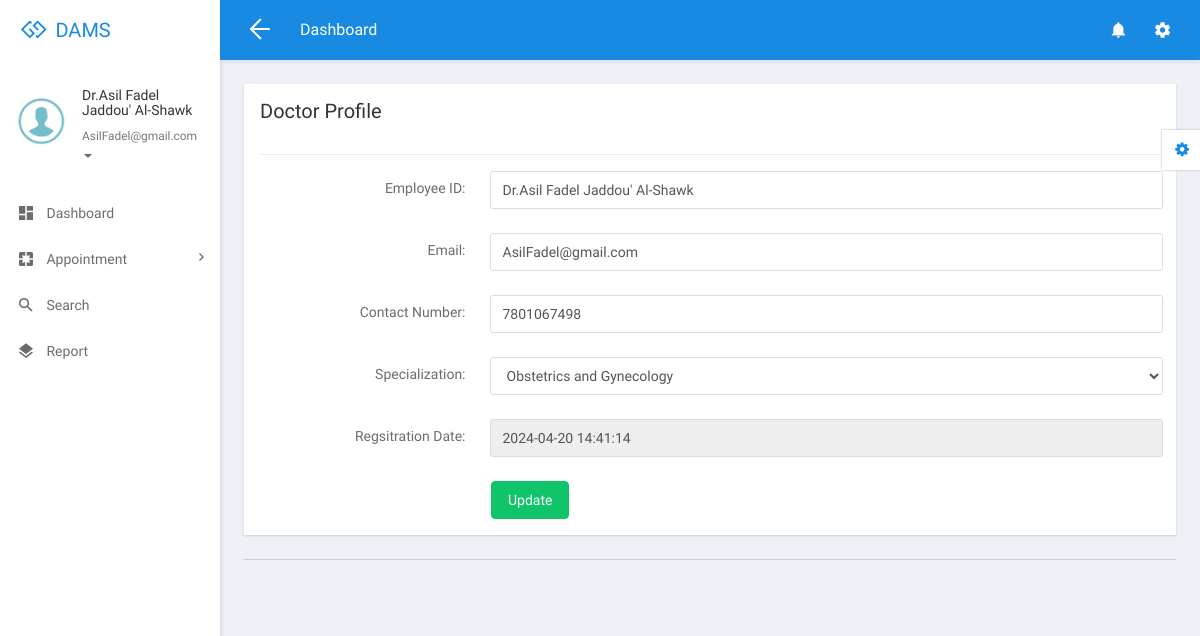
The page /dams/doctor/profile.php (signed in) on the database as committed earlier.
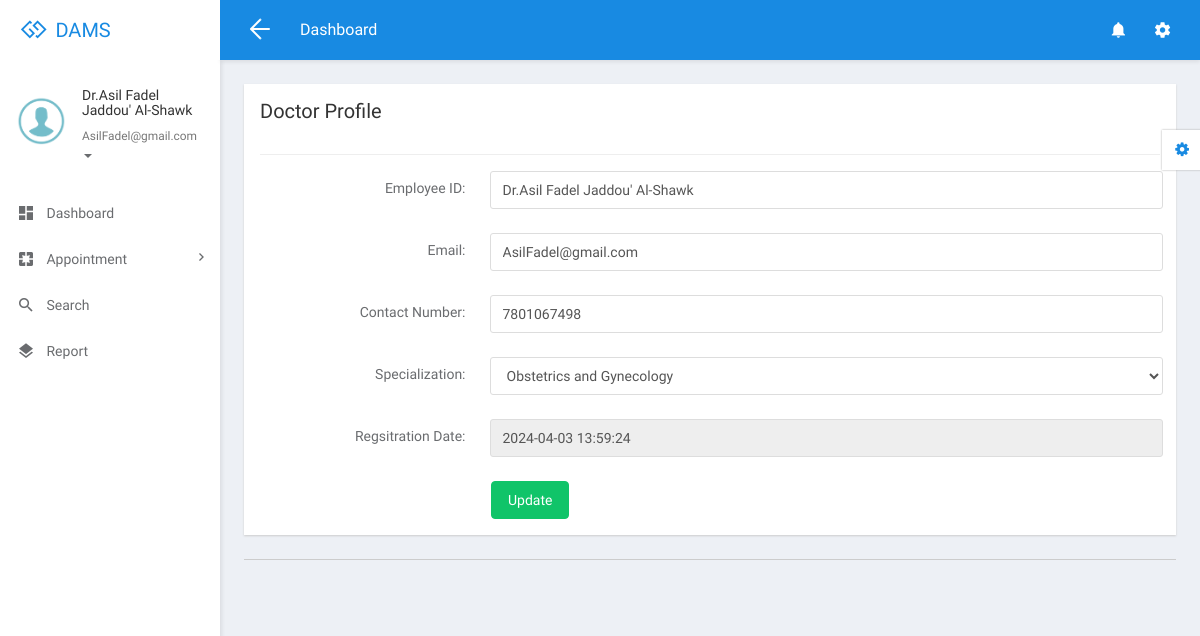
The same page on the database as committed later.
### tables this page shows
CREATE TABLE `tbldoctor` (
  `ID` int(5) NOT NULL,
  `FullName` varchar(250) DEFAULT NULL,
  `MobileNumber` bigint(10) DEFAULT NULL,
  `Email` varchar(250) DEFAULT NULL,
  `Specialization` varchar(250) DEFAULT NULL,
  `Password` varchar(259) DEFAULT NULL,
  `CreationDate` timestamp NULL DEFAULT current_timestamp()
);

CREATE TABLE `tblspecialization` (
  `ID` int(5) NOT NULL,
  `Specialization` varchar(250) DEFAULT NULL,
  `CreationDate` timestamp NULL DEFAULT current_timestamp()
);

### dams/doctor/profile.php (the view, shortened to what the changed rows need)
<?php
if (strlen($_SESSION['damsid']==0)) {
  header('location:logout.php');
  } else{
  ?>
<!DOCTYPE html>
<html lang="en">
<head>
  <link rel="stylesheet" href="libs/bower/font-awesome/css/font-awesome.min.css">
  <link rel="stylesheet" href="libs/bower/material-design-iconic-font/dist/css/material-design-iconic-font.css">
  <link rel="stylesheet" href="libs/bower/animate.css/animate.min.css">
  <link rel="stylesheet" href="libs/bower/fullcalendar/dist/fullcalendar.min.css">
  <link rel="stylesheet" href="libs/bower/perfect-scrollbar/css/perfect-scrollbar.css">
  <link rel="stylesheet" href="assets/css/bootstrap.css">
  <link rel="stylesheet" href="assets/css/core.css">
  <link rel="stylesheet" href="assets/css/app.css">
</head>
<body class="menubar-left menubar-unfold menubar-light theme-primary">
<?php include_once('includes/header.php');?>
<?php include_once('includes/sidebar.php');?>
<main id="app-main" class="app-main">
  <div class="wrap">
  <section class="app-content">
    <div class="row">
      <div class="col-md-12">
        <div class="widget">
          <header class="widget-header">
            <h3 class="widget-title">Doctor Profile</h3>
          </header>
          <hr class="widget-separator">
          <div class="widget-body">
            <?php
$did=$_SESSION['damsid'];
$sql="SELECT tbldoctor.*,tblspecialization.ID as sid,tblspecialization.Specialization as sssp from  tbldoctor join tblspecialization on tblspecialization.ID=tbldoctor.Specialization where tbldoctor.ID=:did";
$query = $dbh -> prepare($sql);
$query->bindParam(':did',$did,PDO::PARAM_STR);
$query->execute();
$results=$query->fetchAll(PDO::FETCH_OBJ);
if($query->rowCount() > 0)
{
foreach($results as $row)
{               ?>
            <form class="form-horizontal" method="post">
              <div class="form-group">
                <label for="exampleTextInput1" class="col-sm-3 control-label">Employee ID:</label>
                <div class="col-sm-9">
                  <input id="fname" type="text" class="form-control" placeholder="Full Name" name="fname" required="true" value="<?php  echo $row->FullName;?>">
                </div>
              </div>
              <div class="form-group">
                <label for="email2" class="col-sm-3 control-label">Email:</label>
                <div class="col-sm-9">
                  <input type="email" class="form-control" id="email" name="email" value="<?php  echo $row->Email;?>" required='true'>
                </div>
              </div>
               <div class="form-group">
                <label for="email2" class="col-sm-3 control-label">Contact Number:</label>
                <div class="col-sm-9">
                  <input type="text" class="form-control" id="email2" name="mobilenumber" value="<?php  echo $row->MobileNumber;?>" required='true' maxlength='10'>
                </div>
              </div>
              <div class="form-group">
                <label for="email2" class="col-sm-3 control-label">Specialization:</label>
                <div class="col-sm-9">
                  <select class="form-control" name="specializationid">
        <option value="<?php  echo htmlentities($row->ID);?>"><?php  echo htmlentities($row->sssp);?></option>
        <?php
$sql1="SELECT * from tblspecialization";
$query1 = $dbh -> prepare($sql1);
$query1->execute();
$results1=$query1->fetchAll(PDO::FETCH_OBJ);
$cnt=1;
if($query1->rowCount() > 0)
{
foreach($results1 as $row1)
{               ?>
        <option value="<?php  echo htmlentities($row1->ID);?>"><?php  echo htmlentities($row1->Specialization);?></option><?php $cnt=$cnt+1;}} ?>
      </select>
                </div>
              </div>
              <div class="form-group">
                <label for="email2" class="col-sm-3 control-label">Regsitration Date:</label>
                <div class="col-sm-9">
                  <input type="text" class="form-control" id="email2" name="" value="<?php  echo $row->CreationDate;?>" readonly="true">
                </div>
              </div>
             <?php $cnt=$cnt+1;}} ?>
              <div class="row">
                <div class="col-sm-9 col-sm-offset-3">
                  <button type="submit" class="btn btn-success" name="submit">Update</button>
                </div>
              </div>
            </form>
          </div>
        </div>
      </div>
    </div>
  </section>
</div>
  <?php include_once('includes/footer.php');?>
</main>
<?php include_once('includes/customizer.php');?>
</body>
</html>
<?php }  ?>

### dams/doctor/includes/sidebar.php (shortened to what the changed rows need)
<aside id="menubar" class="menubar light">
  <div class="app-user">
    <div class="media">
      <div class="media-left">
        <div class="avatar avatar-md avatar-circle">
          <a href="javascript:void(0)"><img class="img-responsive" src="assets/images/images.png" alt="avatar"/></a>
        </div>
      </div>
      <div class="media-body">
        <div class="foldable">
          <?php
$eid=$_SESSION['damsid'];
$sql="SELECT FullName,Email from  tbldoctor where ID=:eid";
$query = $dbh -> prepare($sql);
$query->bindParam(':eid',$eid,PDO::PARAM_STR);
$query->execute();
$results=$query->fetchAll(PDO::FETCH_OBJ);
foreach($results as $row)
{
$email=$row->Email;
$fname=$row->FullName;
}   ?>
          <h5><a href="javascript:void(0)" class="username"><?php  echo $fname ;?></a></h5>
          <ul>
            <li class="dropdown">
              <a href="javascript:void(0)" class="dropdown-toggle usertitle" data-toggle="dropdown" aria-haspopup="true" aria-expanded="false">
                <small><?php  echo $email;?></small>
                <span class="caret"></span>
              </a>
            </li>
          </ul>
        </div>
      </div>
    </div>
  </div>
  <div class="menubar-scroll">
    <div class="menubar-scroll-inner">
      <ul class="app-menu">
        <li class="has-submenu">
          <a href="dashboard.php">
            <i class="menu-icon zmdi zmdi-view-dashboard zmdi-hc-lg"></i>
            <span class="menu-text">Dashboard</span>
          </a>
        </li>
       <li class="has-submenu">
          <a href="javascript:void(0)" class="submenu-toggle">
            <i class="menu-icon zmdi zmdi-pages zmdi-hc-lg"></i>
            <span class="menu-text">Appointment</span>
            <i class="menu-caret zmdi zmdi-hc-sm zmdi-chevron-right"></i>
          </a>
        </li>
        <li>
          <a href="search.php">
            <i class="menu-icon zmdi zmdi-search zmdi-hc-lg"></i>
            <span class="menu-text">Search</span>
          </a>
        </li>
        <li>
          <a href="appointment-bwdates.php">
            <i class="menu-icon zmdi zmdi-layers zmdi-hc-lg"></i>
            <span class="menu-text">Report</span>
          </a>
        </li>
      </ul>
    </div>
  </div>
</aside>

Rows that differ between the two databases and show on the page:
changed tbldoctor "Dr.Asil Fadel Jaddou' Al-Shawk": CreationDate "2024-04-20 14:41:14" → "2024-04-03 13:59:24"
